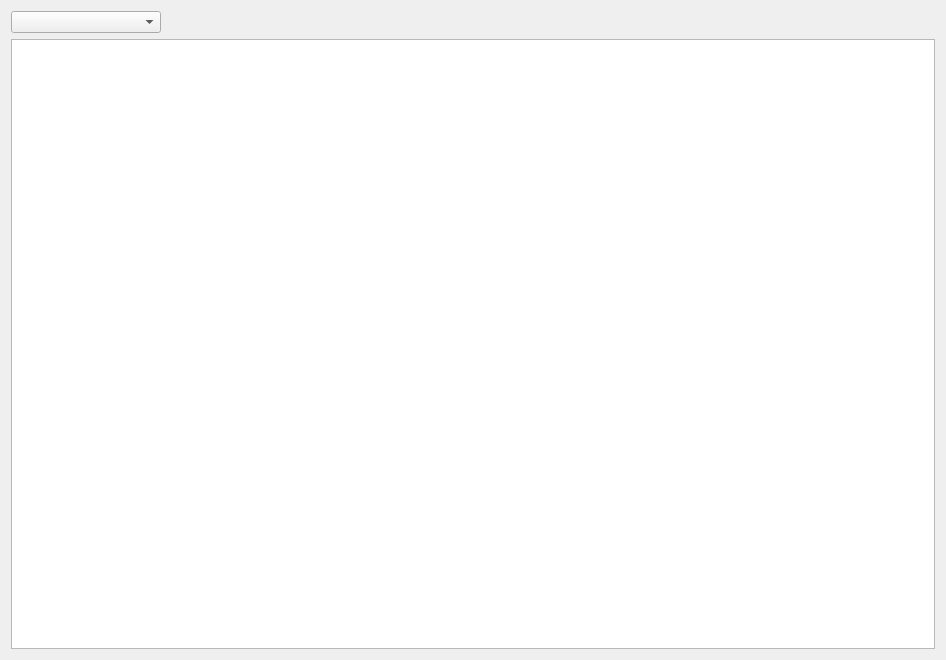
<?xml version="1.0" encoding="UTF-8"?>
<ui version="4.0">
 <class>BrowseTasks</class>
 <widget class="QWidget" name="BrowseTasks">
  <property name="geometry">
   <rect>
    <x>0</x>
    <y>0</y>
    <width>946</width>
    <height>660</height>
   </rect>
  </property>
  <property name="windowTitle">
   <string>Form</string>
  </property>
  <property name="autoFillBackground">
   <bool>true</bool>
  </property>
  <layout class="QHBoxLayout" name="horizontalLayout">
   <item>
    <layout class="QVBoxLayout" name="verticalLayout">
     <item>
      <widget class="QComboBox" name="BrowseProjectComboBox">
       <property name="maximumSize">
        <size>
         <width>150</width>
         <height>30</height>
        </size>
       </property>
      </widget>
     </item>
     <item>
      <widget class="QTreeView" name="BrowseTasksTreeView">
       <property name="palette">
        <palette>
         <active/>
         <inactive/>
         <disabled/>
        </palette>
       </property>
       <property name="styleSheet">
        <string notr="true"/>
       </property>
       <property name="editTriggers">
        <set>QAbstractItemView::NoEditTriggers</set>
       </property>
       <property name="indentation">
        <number>10</number>
       </property>
       <attribute name="headerVisible">
        <bool>false</bool>
       </attribute>
       <attribute name="headerVisible">
        <bool>false</bool>
       </attribute>
      </widget>
     </item>
    </layout>
   </item>
  </layout>
 </widget>
 <resources/>
 <connections>
  <connection>
   <sender>BrowseTasksTreeView</sender>
   <signal>clicked(QModelIndex)</signal>
   <receiver>BrowseTasks</receiver>
   <slot>updateAssetView(QModelIndex)</slot>
   <hints>
    <hint type="sourcelabel">
     <x>238</x>
     <y>117</y>
    </hint>
    <hint type="destinationlabel">
     <x>224</x>
     <y>-2</y>
    </hint>
   </hints>
  </connection>
  <connection>
   <sender>BrowseProjectComboBox</sender>
   <signal>currentIndexChanged(QString)</signal>
   <receiver>BrowseTasks</receiver>
   <slot>setProjectFilter(QString)</slot>
   <hints>
    <hint type="sourcelabel">
     <x>76</x>
     <y>18</y>
    </hint>
    <hint type="destinationlabel">
     <x>0</x>
     <y>11</y>
    </hint>
   </hints>
  </connection>
 </connections>
 <slots>
  <signal>clickedTask(QString)</signal>
  <slot>updateAssetView(QModelIndex)</slot>
  <slot>setProjectFilter(QString)</slot>
 </slots>
</ui>
